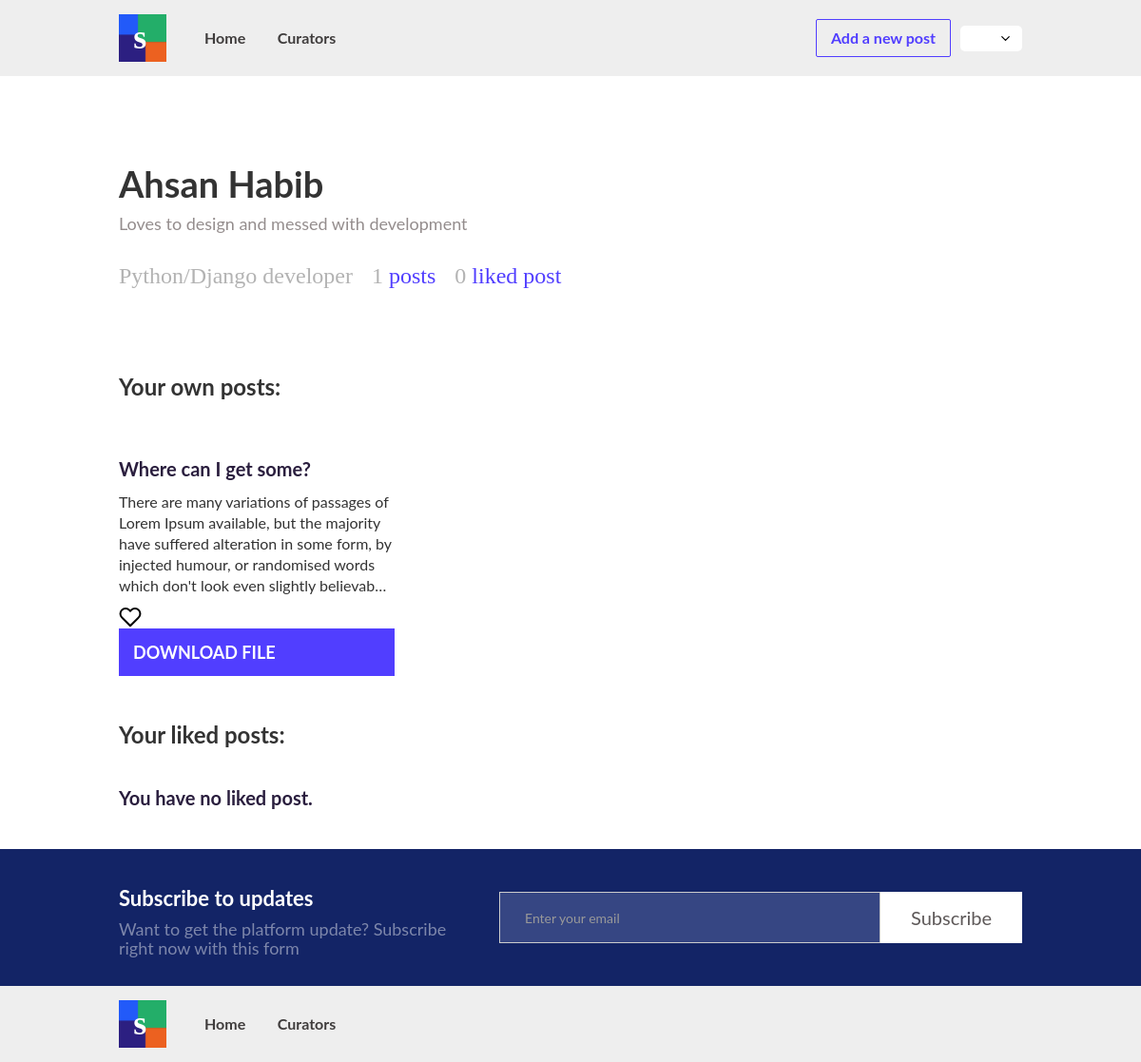
The page /profile/3/detail/ (signed in) on the database as committed earlier.
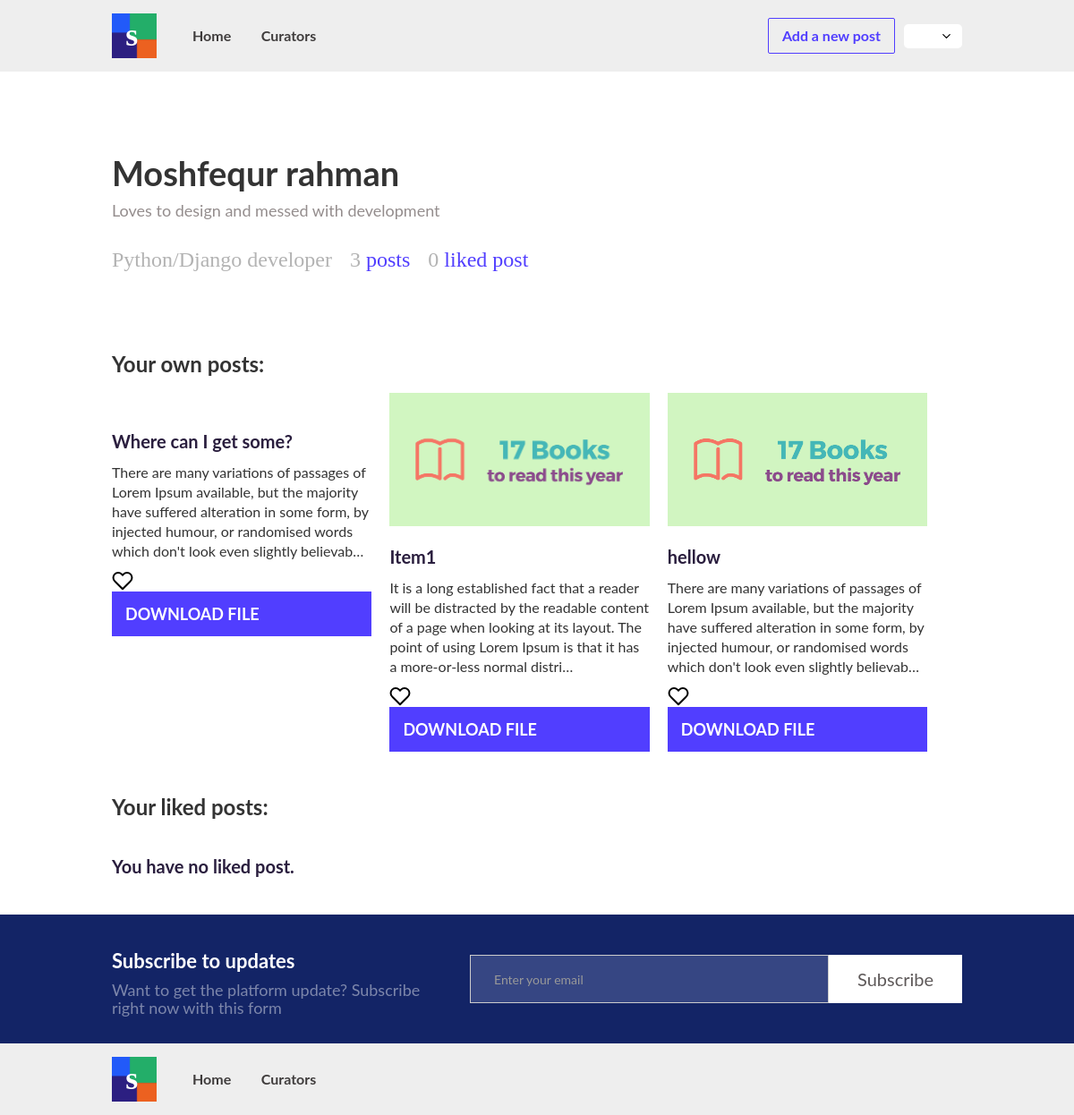
The same page on the database as committed later.
### users/models.py (models this page shows, shortened)
class Profile(models.Model):
    user = models.OneToOneField(settings.AUTH_USER_MODEL, on_delete=models.CASCADE, related_name='profile')
    name = models.CharField(max_length=100, null=True, blank=True)
    email = models.EmailField(max_length=100, null=True, blank=True)
    designation = models.CharField(max_length=500, null=True, blank=True)
    bio = models.CharField(max_length=500, null=True, blank=True)
    source_bio = models.CharField(max_length=500, null=True, blank=True)
    image = models.ImageField(upload_to='profile_pics', blank=True)

### skillbook_app/models.py (models this page shows, shortened)
class Post(models.Model):
    category = models.ForeignKey(PostCategory, on_delete=models.CASCADE, related_name='posts')
    title = models.CharField(max_length=100)
    content = models.TextField()
    image = models.ImageField(upload_to='post_pics')
    file = models.FileField(upload_to='post_files')
    source_link = models.URLField(max_length=200)
    date_posted = models.DateTimeField(auto_now_add=True, auto_now=False)
    author = models.ForeignKey(Profile, on_delete=models.CASCADE, related_name='posts')
    liked = models.ManyToManyField(Profile, related_name='liked_posts', blank=True)

### users/views.py (the view)
# urls.py: path('profile/<int:pk>/detail/', ProfileDetailView.as_view(), name='profile'),
class ProfileDetailView(DetailView):
    model = Profile
    context_object_name = 'profile'
    template_name = 'users/profile.html'

### templates/users/profile.html (shortened to what this page needs)
{% extends 'base.html' %}
{% block content %}
{% load static %}
{% get_media_prefix as MEDIA_URL %}
<div class="wrap">
    <div class="div-block">
      <h1 class="title">{{ profile.name }}</h1>
      <p class="paragraph-2">{{ profile.designation }}</p>
      <div class="div-block-2">
        <h3 class="sub-head">{{ profile.bio }}
        </h3>
        <div class="counts">
          <h3 class="sub-head">{{ profile.posts.all.count }}
              <span class="text-span">posts</span>
          </h3>
          <h3 class="sub-head">{{ profile.liked_posts.all.count }}
              <span class="text-span">liked post</span>
          </h3>
        </div>
      </div>
    </div>
    <h1 class="title-copy">Your own posts:</h1>
    <div class="collection">
      {% if profile.posts.all %}
          {% for post in profile.posts.all %}
              <div class="collection-item">
                  <a href="{{ post.source_link }}" target="_blank">
                      <img src="{{ MEDIA_URL }}{{ post.image }}" sizes="(max-width: 479px) 29vw, (max-width: 991px) 30vw, 290.390625px" alt="" class="post_img">
                  </a>
                <h2 class="post_title">{{ post.title }}<br></h2>
                <p class="post_desc">
                    {{ post.content|truncatechars:200 }}
                </p>
                {% if request.user.profile in post.liked.all %}
                    <a href="{% url 'posts:remove_from_like' post.pk %}">
                      <img src="{% static 'images/heart.png' %}" alt="" class="like_icon">
                    </a>
                {% else %}
                    <a href="{% url 'posts:add_to_like' post.pk %}">
                      <img src="{% static 'images/heart.svg' %}" alt="" class="like_icon">
                    </a>
                {% endif %}
                  <br>
              <a class="submit-button-2 w-button" href="{{ post.file.url }}">Download File</a>
              </div>
          {% endfor %}
      {% else %}
          <div class="collection-item">
            <h2 class="post_title">You have no own post.<br></h2>
          </div>
      {% endif %}
    </div>
    <h1 class="title-copy">Your liked posts:</h1>
    <div class="collection">
      {% if profile.liked_posts.all %}
          {% for post in profile.liked_posts.all %}
              <div class="collection-item">
                <a href="{{ post.source_link }}" target="_blank">
                      <img src="{{ MEDIA_URL }}{{ post.image }}" sizes="(max-width: 479px) 29vw, (max-width: 991px) 30vw, 290.390625px" alt="" class="post_img">
                  </a>
                <h2 class="post_title">{{ post.title }}<br></h2>
                <p class="post_desc">
                    {{ post.content|truncatechars:200 }}
                </p>
                {% if request.user.profile in post.liked.all %}
                    <a href="{% url 'posts:remove_from_like' post.pk %}">
                      <img src="{% static 'images/heart.png' %}" alt="" class="like_icon">
                    </a>
                {% else %}
                    <a href="{% url 'posts:add_to_like' post.pk %}">
                      <img src="{% static 'images/heart.svg' %}" alt="" class="like_icon">
                    </a>
                {% endif %}
                <a class="submit-button-2 w-button" href="{{ post.file.url }}">Download File</a>
              </div>
          {% endfor %}
      {% else %}
          <div class="collection-item">
            <h2 class="post_title">You have no liked post.<br></h2>
          </div>
      {% endif %}
    </div>
  </div>
  {% include 'subscribe.html' %}
{% endblock %}

Rows that differ between the two databases and show on the page:
changed Profile "Python/Django developer": name "Ahsan Habib" → "Moshfequr rahman"; posts.all.count "1" → "3"
added Post: image (picture), title "Item1", content "It is a long established fact that a reader will be distracted by the readable content of a page when looking at its layout. The point of using Lorem Ipsum is that it has a more-or-less normal distri…"
added Post: image (picture), title "hellow", content "There are many variations of passages of Lorem Ipsum available, but the majority have suffered alteration in some form, by injected humour, or randomised words which don't look even slightly believab…"
